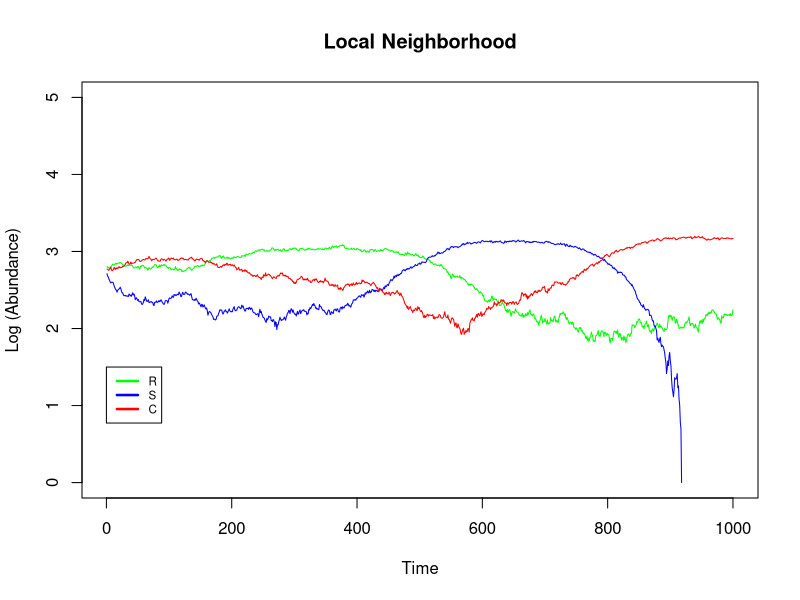

This chart was generated by the following R code: (Note: a time limit stopped this script after it produced the figure.)
## ---- chunk 1
variable <- c("S", "R", "C", "E")
create.matrix <- function(variable, nrows=50,ncols=50){
	matrix(sample(variable, nrows*ncols, replace=TRUE), nrow=nrows, ncol=ncols)
}
matrix <- create.matrix(variable)
## ---- chunk 2
local.simulation <- function(matrix){
nrow <- sample(1:nrow(matrix), 1)
ncol <- sample(1:ncol(matrix), 1)
index <- c(nrow,ncol)
index.value <- matrix[nrow,ncol]

if(nrow==1 && ncol==1){
a <- matrix[nrow(matrix),ncol]
b <- matrix[nrow(matrix),ncol+1]
c <- matrix[nrow(matrix),ncol(matrix)]
d <- matrix[nrow+1, ncol]
e <- matrix[nrow+1, ncol(matrix)]
f <- matrix[nrow+1, ncol+1]
g <- matrix[nrow, ncol+1]
h <- matrix[nrow, ncol(matrix)]
} else if(nrow==1 && ncol==ncol(matrix)){
a <- matrix[nrow(matrix),ncol]
b <- matrix[nrow(matrix),ncol(matrix)]
c <- matrix[nrow(matrix),ncol-1]
d <- matrix[nrow+1, ncol]
e <- matrix[nrow+1, ncol-1]
f <- matrix[nrow+1, ncol(matrix)]
g <- matrix[nrow, ncol(matrix)]
h <- matrix[nrow, ncol-1]
} else if(nrow==nrow(matrix) && ncol==ncol(matrix)){
a <- matrix[nrow-1,ncol]
b <- matrix[nrow-1,1]
c <- matrix[nrow-1,ncol-1]
d <- matrix[1, ncol]
e <- matrix[1, ncol-1]
f <- matrix[1, 1]
g <- matrix[nrow, 1]
h <- matrix[nrow, ncol-1]
} else if(nrow==nrow(matrix) && ncol==1){
a <- matrix[nrow-1,ncol]
b <- matrix[nrow-1,ncol(matrix)]
c <- matrix[nrow-1,ncol+1]
d <- matrix[1, ncol]
e <- matrix[1, ncol(matrix)]
f <- matrix[1, ncol+1]
g <- matrix[nrow, ncol+1]
h <- matrix[nrow, ncol(matrix)]
} else if(nrow==1){
a <- matrix[nrow(matrix),ncol]
b <- matrix[nrow(matrix),ncol+1]
c <- matrix[nrow(matrix),ncol-1]
d <- matrix[nrow+1, ncol]
e <- matrix[nrow+1, ncol-1]
f <- matrix[nrow+1, ncol+1]
g <- matrix[nrow, ncol+1]
h <- matrix[nrow, ncol-1]
} else if(ncol==1){
a <- matrix[nrow-1,ncol]
b <- matrix[nrow-1,ncol+1]
c <- matrix[nrow-1,ncol(matrix)]
d <- matrix[nrow+1, ncol]
e <- matrix[nrow+1, ncol(matrix)]
f <- matrix[nrow+1, ncol+1]
g <- matrix[nrow, ncol+1]
h <- matrix[nrow, ncol(matrix)]
} else if(ncol==ncol(matrix)){
a <- matrix[nrow-1,ncol]
b <- matrix[nrow-1,1]
c <- matrix[nrow-1,ncol-1]
d <- matrix[nrow+1, ncol]
e <- matrix[nrow+1, ncol-1]
f <- matrix[nrow+1, 1]
g <- matrix[nrow, 1]
h <- matrix[nrow, ncol-1]
} else if(nrow==nrow(matrix)){
a <- matrix[nrow-1,ncol]
b <- matrix[nrow-1,ncol+1]
c <- matrix[nrow-1,ncol-1]
d <- matrix[1, ncol]
e <- matrix[1, ncol-1]
f <- matrix[1, ncol+1]
g <- matrix[nrow, ncol+1]
h <- matrix[nrow, ncol-1] 
} else {
a <- matrix[nrow-1,ncol]
b <- matrix[nrow-1,ncol+1]
c <- matrix[nrow-1,ncol-1]
d <- matrix[nrow+1, ncol]
e <- matrix[nrow+1, ncol-1]
f <- matrix[nrow+1, ncol+1]
g <- matrix[nrow, ncol+1]
h <- matrix[nrow, ncol-1] }
local <- c(a,b,c,d,e,f,g,h) 

deltaS0 <- 1/4
deltaR <- 10/32
deltaC <- 1/3
tau <- 3/4

if(index.value=="R"){
    index.value <- sample(c("R", "E"), 1, prob=c(1-deltaR, deltaR))
} else if(index.value=="C"){
    index.value <- sample(c("C", "E"), 1, prob=c(1-deltaC, deltaC))
} else if(index.value=="S"){
    present <- sum(local=="C")
    present <- present/8
    deltaS <- deltaS0 + tau*present
    index.value <- sample(c("S", "E"), 1, prob=c(1-deltaS, deltaS))
} else {
    index.value <- local[sample(1:8, 1)]
}
matrix[nrow,ncol] <<- index.value
}

abundance <- 1
for(i in 1:1000){
replicate(2500, local.simulation(matrix))
column <- rbind(1, sum(matrix=="R"), sum(matrix=="S"), sum(matrix=="C"))
abundance <- cbind(abundance, column)
}

abundance <- abundance[,-1]
abundance[1,1:1000] <- 1:1000
abundance[2,] <- sapply(abundance[2,], log10)
abundance[3,] <- sapply(abundance[3,], log10)
abundance[4,] <- sapply(abundance[4,], log10)
plot(abundance[1,], abundance[2,], type="l", col="green", ylim=c(0,5), ylab="Log (Abundance)", xlab="Time", main="Local Neighborhood")
lines(abundance[1,], abundance[3,], type="l", col="blue")
lines(abundance[1,], abundance[4,], type="l", col="red")
legend(x=0,y=1.5, c("R","S","C"), lty=c(1,1), lwd=c(2.5,2.5),col=c("green","blue","red"),cex=0.7)
## ---- chunk 3
matrix <- create.matrix(variable)
global.simulation <- function(matrix){
nrow <- sample(1:nrow(matrix), 1)
ncol <- sample(1:ncol(matrix), 1)
index <- c(nrow,ncol)
index.value <- matrix[nrow,ncol]

deltaS0 <- 1/4
deltaR <- 10/32
deltaC <- 1/3
tau <- 3/4

if(index.value=="R"){
    index.value <- sample(c("R", "E"), 1, prob=c(1-deltaR, deltaR))
} else if(index.value=="C"){
    index.value <- sample(c("C", "E"), 1, prob=c(1-deltaC, deltaC))
} else if(index.value=="S"){
    present <- sum(matrix=="C")
    present <- present/2500
    deltaS <- deltaS0 + tau*present
    index.value <- sample(c("S", "E"), 1, prob=c(1-deltaS, deltaS))
} else {
    index.value <- sample(matrix, 1)
}
matrix[nrow,ncol] <<- index.value
}

abundance <- 1
for(i in 1:500){
replicate(2500, global.simulation(matrix))
column <- rbind(1, sum(matrix=="R"), sum(matrix=="S"), sum(matrix=="C"))
abundance <- cbind(abundance, column)
}

abundance <- abundance[,-1]
abundance[1,1:500] <- 1:500
abundance[2,] <- sapply(abundance[2,], log10)
abundance[3,] <- sapply(abundance[3,], log10)
abundance[4,] <- sapply(abundance[4,], log10)

plot(abundance[1,], abundance[2,], type="l", col="green", xlim=c(0,500), ylim=c(0,5), ylab="Log (Abundance)", xlab="Time", main="Global Neighborhood")
lines(abundance[1,], abundance[3,], type="l", col="blue")
lines(abundance[1,], abundance[4,], type="l", col="red")
legend(x=0,y=5, c("R","S","C"), lty=c(1,1), lwd=c(2.5,2.5),col=c("green","blue","red"),cex=0.7)

if(sum(abundance[3,]==0)>0){
x <- which(abundance[3,]==0)
x <- x[1]+1
points(x, 0, type="p", pch=5,col="blue")
}
if(sum(abundance[2,]==0)>0){
y <- which(abundance[2,]==0)
y <- y[1]+1
points(y, 0, type="p", pch=5,col="green")
}
if(sum(abundance[4,]==0)>0){
z <- which(abundance[4,]==0)
z <- z[1]+1
points(z, 0, type="p", pch=5,col="red")
}
